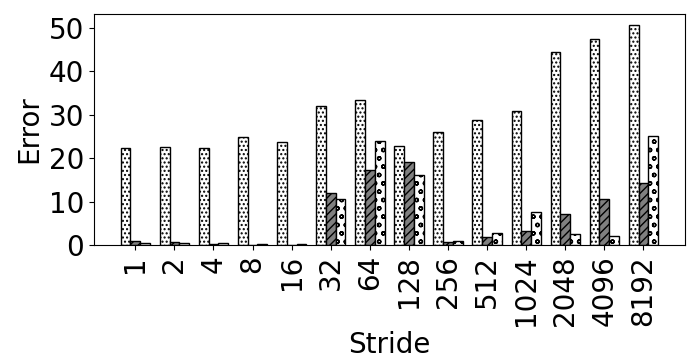

Source code (Python):
import random
import matplotlib
import matplotlib.pyplot as plt
from matplotlib import style

import numpy as np
import matplotlib.patches as mpatches

#plt.rcdefaults()
fig, ax = plt.subplots()

fig.set_size_inches(7, 4)


#stride = ['stride-1', 'stride-2', 'stride-4', 'stride-8', 'stride-16', 'stride-32', 'stride-64', 'stride-128', 'stride-256', 'stride-512', 'stride-1024', 'stride-2048', 'stride-4096', 'stride-8192']
stride = ['1', '2', '4', '8', '16', '32', '64', '128', '256', '512', '1024', '2048', '4096', '8192']

bwell=[22.3954356099408, 22.5176675214518, 22.4282321518222, 24.9018316743647, 23.7238388022324, 32.09963149112, 33.4483913038663, 22.8646465843231, 26.030600844553, 28.6998503267258, 30.8921873894275, 44.4819499715748, 47.3210432624879, 50.6985813812601]
slake=[0.942629933552316, 0.850858274630431, 0.34750816951128, 0.123048404365821, 0.165964101278035, 12.0288514622902, 17.355905724715, 19.1235843392203, 0.700340637551477, 1.94171101516216, 3.20042622788323, 7.10905545515077, 10.6857051399305, 14.2463558131366]
clake=[0.429032828242251, 0.562991853593156, 0.405719431077096, 0.192588381459136, 0.363073454529105, 10.5514889453565, 23.9245333299494, 16.2171437150793, 0.954953092290595, 2.74468029143323, 7.58648231794646, 2.68796004206099, 2.22642170604726, 25.0642648864334]


def average(lst):
    return sum(lst) / len(lst)

print("accurcy")
print("Broadwell showed {:.1f}".format((100-average(bwell)))+"\% accuracy, Sky Lake showed {:.1f}".format((100-average(slake)))+"\% accuracy, and Cascade Lake showed {:.1f}".format((100-average(clake)))+"\% accuracy")



barwidth=.25
# Set position of bar on X axis
r1 = np.arange(len(bwell))
r2 = [x + barwidth for x in r1]
r3 = [x + barwidth for x in r2]


x_pos = np.arange(len(stride))  # the label locations
#ax.barh(x_pos, read, hatch='....', color='white', edgecolor='black')
#rects1 = plt.bar(x, traffic, .8, hatch='....', color='white', edgecolor='black')
plt.bar(r1, bwell, width=barwidth, hatch='....', color='white', edgecolor='black', label='Broadwell')
plt.bar(r2, slake, width=barwidth, hatch='////', color='grey', edgecolor='black', label='Sky Lake')
plt.bar(r3, clake, width=barwidth, hatch='oo', color='white', edgecolor='black', label='Cascade Lake')

#plt.legend(handlelength=3, fontsize=12)

#plt.legend(loc="upper right", fontsize=12)


ax.set_ylabel('Error', fontsize=20)
ax.set_xlabel('Stride', fontsize=20)


#plt.title('', fontsize=18)
#ax.set_xticks(x_pos)

plt.yticks(fontsize=20)
#plt.yticks(np.arange(0, 100, 10), fontsize=14)
#ax.get_yaxis().get_major_formatter().set_scientific(False)

plt.xticks([r + barwidth for r in range(len(bwell))], stride, fontsize=20, rotation=90)


#plt.xticks(rotation=90, fontsize=14)
#ax.set_xticklabels(stride, fontsize=12)

#ax.invert_yaxis()
plt.tight_layout()

plt.show()
fig.savefig('5_init_pref.png', dpi=100)

# Example data
